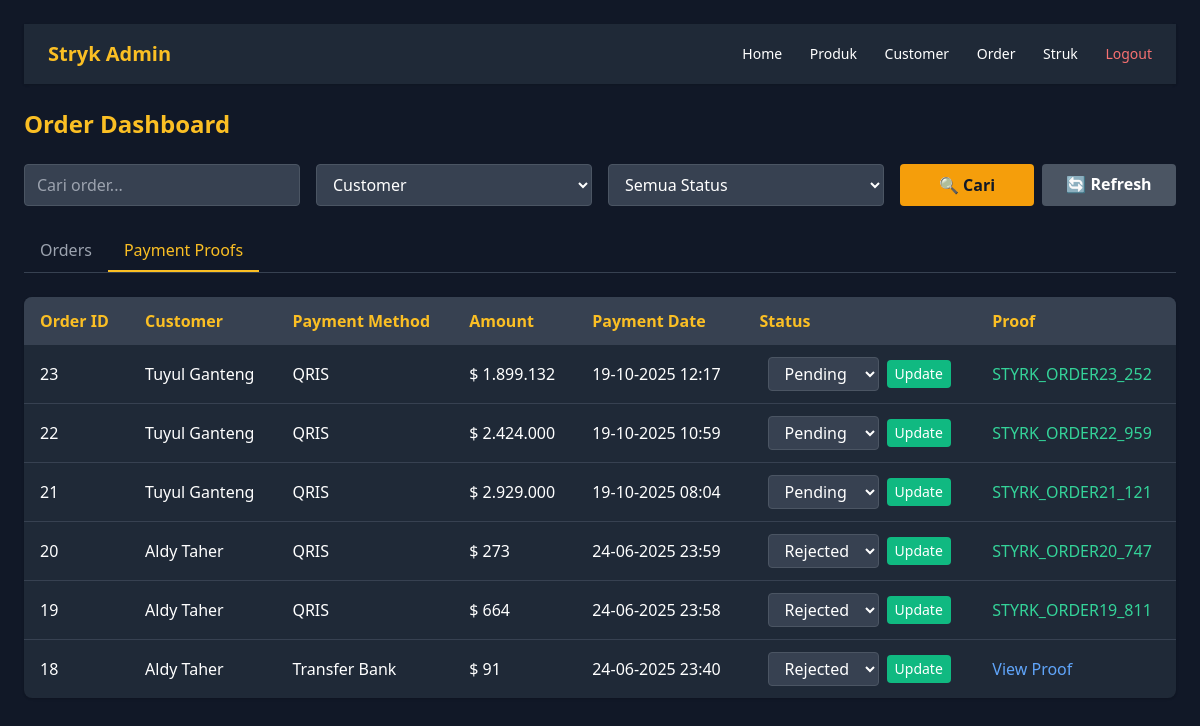
Before: /admin/order_admin.php?view_payments=1 with the older database file.
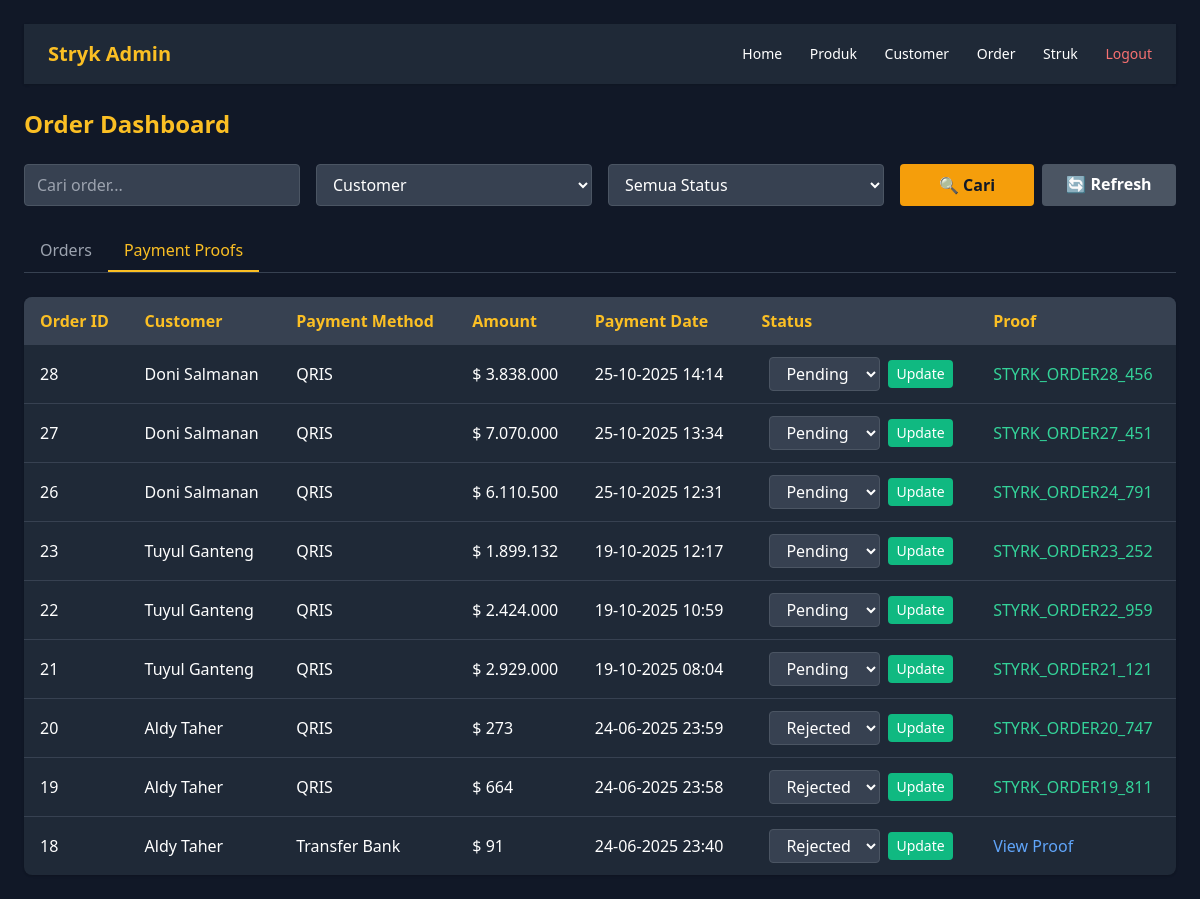
After: the same page with the newer database file.
### tables this page shows
CREATE TABLE `payments` (
  `payment_id` int NOT NULL,
  `order_id` int NOT NULL,
  `metode` varchar(100) NOT NULL,
  `jumlah_dibayar` decimal(12,2) NOT NULL,
  `tanggal_bayar` datetime NOT NULL DEFAULT CURRENT_TIMESTAMP,
  `payment_proof` varchar(255) DEFAULT NULL,
  `payment_status` varchar(20) DEFAULT 'pending'
);

CREATE TABLE `customer` (
  `customer_id` int NOT NULL,
  `nama` varchar(100) NOT NULL,
  `password` text NOT NULL,
  `email` varchar(100) NOT NULL,
  `no_telepon` varchar(20) NOT NULL,
  `provinsi` varchar(100) NOT NULL,
  `kota` varchar(100) NOT NULL,
  `alamat` text NOT NULL,
  `last_login` timestamp NULL DEFAULT NULL,
  `last_reengagement_sent` timestamp NULL DEFAULT NULL
);

### admin/order_admin.php (the view, shortened to what this page needs)
<?php
include 'koneksi.php';
include 'header_admin.php';
$search = $_GET['search'] ?? '';
$search_by = $_GET['search_by'] ?? 'customer';
$query = "
  SELECT o.order_id, c.customer_id, c.nama AS customer, o.tgl_order, o.total_harga, o.status
  FROM orders o
  JOIN customer c ON o.customer_id = c.customer_id
  WHERE 1=1
";
$query .= " ORDER BY o.tgl_order DESC";
$result = mysqli_query($conn, $query);
?>
<!DOCTYPE html>
<html lang="id">
<head>
  <link href="https://cdn.jsdelivr.net/npm/tailwindcss@2.2.19/dist/tailwind.min.css" rel="stylesheet">
  <link rel="stylesheet" href="https://cdnjs.cloudflare.com/ajax/libs/font-awesome/6.0.0/css/all.min.css">
</head>
<body class="bg-gray-900 text-white p-6">
  <h1 class="text-2xl font-bold text-yellow-400 mb-6">Order Dashboard</h1>
  <form method="GET" class="grid grid-cols-1 md:grid-cols-4 gap-4 mb-6">
    <div>
      <input type="text" name="search" class="w-full px-3 py-2 rounded bg-gray-700 text-white border border-gray-600"
        placeholder="Cari order..." value="<?= htmlspecialchars($search) ?>">
    </div>
    <div>
      <select name="search_by" class="w-full px-3 py-2 rounded bg-gray-700 text-white border border-gray-600">
        <option value="customer" <?= $search_by === 'customer' ? 'selected' : '' ?>>Customer</option>
      </select>
    </div>
    <div>
      <select name="status" class="w-full px-3 py-2 rounded bg-gray-700 text-white border border-gray-600">
        <option value="">Semua Status</option>
      </select>
    </div>
    <div class="grid grid-cols-2 gap-2">
      <button type="submit" class="bg-yellow-500 hover:bg-yellow-600 text-gray-900 font-bold py-2 px-4 rounded">
        🔍 Cari
      </button>
      <a href="order_admin.php" class="bg-gray-600 hover:bg-gray-700 text-white font-bold py-2 px-4 rounded text-center">
        🔄 Refresh
      </a>
    </div>
  </form>
  <div class="flex border-b border-gray-700 mb-6">
    <a href="order_admin.php" class="px-4 py-2 <?= !isset($_GET['view_payments']) ? 'border-b-2 border-yellow-400 text-yellow-400' : 'text-gray-400' ?> font-medium">
      Orders
    </a>
    <a href="order_admin.php?view_payments=1" class="px-4 py-2 <?= isset($_GET['view_payments']) ? 'border-b-2 border-yellow-400 text-yellow-400' : 'text-gray-400' ?> font-medium">
      Payment Proofs
    </a>
  </div>
  <?php if (!isset($_GET['view_payments'])): ?>
    <div class="bg-gray-800 rounded-lg shadow overflow-hidden">
      <table class="w-full">
        <thead class="bg-gray-700 text-yellow-400">
          <tr>
            <th class="py-3 px-4 text-left">ID Order</th>
            <th class="py-3 px-4 text-left">Customer</th>
            <th class="py-3 px-4 text-left">Tanggal Order</th>
            <th class="py-3 px-4 text-left">Total</th>
            <th class="py-3 px-4 text-left">Status</th>
            <th class="py-3 px-4 text-center">Aksi</th>
          </tr>
        </thead>
        <tbody class="divide-y divide-gray-700">
          <?php while ($row = mysqli_fetch_assoc($result)) : ?>
            <tr class="hover:bg-gray-700">
              <td class="py-3 px-4"><?= $row['order_id'] ?></td>
              <td class="py-3 px-4"><?= htmlspecialchars($row['customer']) ?></td>
              <td class="py-3 px-4"><?= date('d-m-Y H:i', strtotime($row['tgl_order'])) ?></td>
              <td class="py-3 px-4">$ <?= number_format($row['total_harga'], 0, ',', '.') ?></td>
              <td class="py-3 px-4">
                <form method="POST" class="flex items-center space-x-2">
                  <input type="hidden" name="order_id" value="<?= $row['order_id'] ?>">
                  <select name="status" class="px-3 py-1 rounded bg-gray-700 text-white border border-gray-600">
                    <option value="pending" <?= $row['status'] === 'pending' ? 'selected' : '' ?>>Pending</option>
                    <option value="proses" <?= $row['status'] === 'proses' ? 'selected' : '' ?>>Proses</option>
                    <option value="selesai" <?= $row['status'] === 'selesai' ? 'selected' : '' ?>>Selesai</option>
                    <option value="batal" <?= $row['status'] === 'batal' ? 'selected' : '' ?>>Batal</option>
                  </select>
                  <button type="submit" name="update_status" class="bg-green-500 hover:bg-green-600 text-white px-2 py-1 rounded text-sm">
                    Update
                  </button>
                </form>
              </td>
              <td class="py-3 px-4 text-center">
                <div class="flex justify-center space-x-2">
                  <?php if ($row['status'] === 'proses'): ?>
                    <a href="tracking_admin.php?order_id=<?= $row['order_id'] ?>"
                      class="bg-purple-500 hover:bg-purple-600 text-white px-3 py-1 rounded text-sm">
                      Tracking
                    </a>
                  <?php endif; ?>
                  <a href="order_admin.php?view_payments=1&order_id=<?= $row['order_id'] ?>"
                    class="bg-blue-500 hover:bg-blue-600 text-white px-3 py-1 rounded text-sm">
                    Payment
                  </a>
                  <a href="order_admin.php?hapus=<?= $row['order_id'] ?>"
                    onclick="return confirm('Yakin hapus order ini?')"
                    class="bg-red-500 hover:bg-red-600 text-white px-3 py-1 rounded text-sm">
                    Hapus
                  </a>
                </div>
              </td>
            </tr>
          <?php endwhile; ?>
        </tbody>
      </table>
    </div>
  <?php else: ?>
    <div class="bg-gray-800 rounded-lg shadow overflow-hidden">
      <table class="w-full">
        <thead class="bg-gray-700 text-yellow-400">
          <tr>
            <th class="py-3 px-4 text-left">Order ID</th>
            <th class="py-3 px-4 text-left">Customer</th>
            <th class="py-3 px-4 text-left">Payment Method</th>
            <th class="py-3 px-4 text-left">Amount</th>
            <th class="py-3 px-4 text-left">Payment Date</th>
            <th class="py-3 px-4 text-left">Status</th>
            <th class="py-3 px-4 text-left">Proof</th>
          </tr>
        </thead>
        <tbody class="divide-y divide-gray-700">
          <?php
          $order_filter = isset($_GET['order_id']) ? "AND p.order_id = '" . $_GET['order_id'] . "'" : "";
          $payments_query = "
            SELECT p.*, c.nama AS customer, o.total_harga
            FROM payments p
            JOIN orders o ON p.order_id = o.order_id
            JOIN customer c ON o.customer_id = c.customer_id
            WHERE 1=1 $order_filter
            ORDER BY p.tanggal_bayar DESC
          ";
          $payments_result = mysqli_query($conn, $payments_query);
          while ($payment = mysqli_fetch_assoc($payments_result)):
          ?>
            <tr class="hover:bg-gray-700">
              <td class="py-3 px-4"><?= $payment['order_id'] ?></td>
              <td class="py-3 px-4"><?= htmlspecialchars($payment['customer']) ?></td>
              <td class="py-3 px-4"><?= $payment['metode'] ?></td>
              <td class="py-3 px-4">$ <?= number_format($payment['jumlah_dibayar'], 0, ',', '.') ?></td>
              <td class="py-3 px-4"><?= date('d-m-Y H:i', strtotime($payment['tanggal_bayar'])) ?></td>
              <td class="py-3 px-4">
                <form method="POST" class="flex items-center space-x-2">
                  <select name="payment_status" class="px-3 py-1 rounded bg-gray-700 text-white border border-gray-600">
                    <option value="pending" <?= $payment['payment_status'] === 'pending' ? 'selected' : '' ?>>Pending</option>
                    <option value="rejected" <?= $payment['payment_status'] === 'rejected' ? 'selected' : '' ?>>Rejected</option>
                  </select>
                  <button type="submit" name="update_payment_status" class="bg-green-500 hover:bg-green-600 text-white px-2 py-1 rounded text-sm">
                    Update
                  </button>
                </form>
              </td>
              <td class="py-3 px-4">
                <?php if ($payment['metode'] === 'Transfer Bank'): ?>
                  <?php if (!empty($payment['payment_proof']) && file_exists($payment['payment_proof'])): ?>
                    <a href="#" onclick="openModal('<?= $payment['payment_proof'] ?>')" class="text-blue-400 hover:text-blue-300">
                      View Proof
                    </a>
                  <?php else: ?>
                    No proof uploaded
                  <?php endif; ?>
                <?php elseif ($payment['metode'] === 'QRIS'): ?>
                  <span class="text-green-400 break-all"><?= htmlspecialchars($payment['payment_proof']) ?></span>
                <?php else: ?>
                  -
                <?php endif; ?>
              </td>
            </tr>
          <?php endwhile; ?>
        </tbody>
      </table>
    </div>
  <?php endif; ?>
</body>
</html>

### admin/header_admin.php (shortened to what this page needs)
  <!DOCTYPE html>
<html lang="id">
<head>
  <link href="https://cdn.jsdelivr.net/npm/tailwindcss@2.2.19/dist/tailwind.min.css" rel="stylesheet">
</head>
  <body class="bg-gray-900 text-white p-6">
  <nav class="bg-gray-800 shadow px-6 py-4 flex justify-between items-center mb-6">
    <h1 class="text-xl font-bold text-yellow-400">Stryk Admin</h1>
    <div class="space-x-6 text-sm text-white">
      <a href="index_admin.php" class="hover:text-yellow-400">Home</a>
      <a href="produk_admin.php" class="hover:text-yellow-400">Produk</a>
      <a href="customer_admin.php" class="hover:text-yellow-400">Customer</a>
      <a href="order_admin.php" class="hover:text-yellow-400">Order</a>
      <a href="struk_admin.php" class="hover:text-yellow-400">Struk</a>
      <a href="logout_admin.php" class="text-red-400 hover:text-red-300">Logout</a>
    </div>
  </nav>
  </body>

Changed rows visible on the page:
added payments: order "28", customer.nama "Doni Salmanan", metode "QRIS", jumlah_dibayar "3.838.000", tanggal_bayar "25-10-2025 14:14", payment_proof "STYRK_ORDER28_456"
added payments: order "27", customer.nama "Doni Salmanan", metode "QRIS", jumlah_dibayar "7.070.000", tanggal_bayar "25-10-2025 13:34", payment_proof "STYRK_ORDER27_451"
added payments: order "26", customer.nama "Doni Salmanan", metode "QRIS", jumlah_dibayar "6.110.500", tanggal_bayar "25-10-2025 12:31", payment_proof "STYRK_ORDER24_791"
